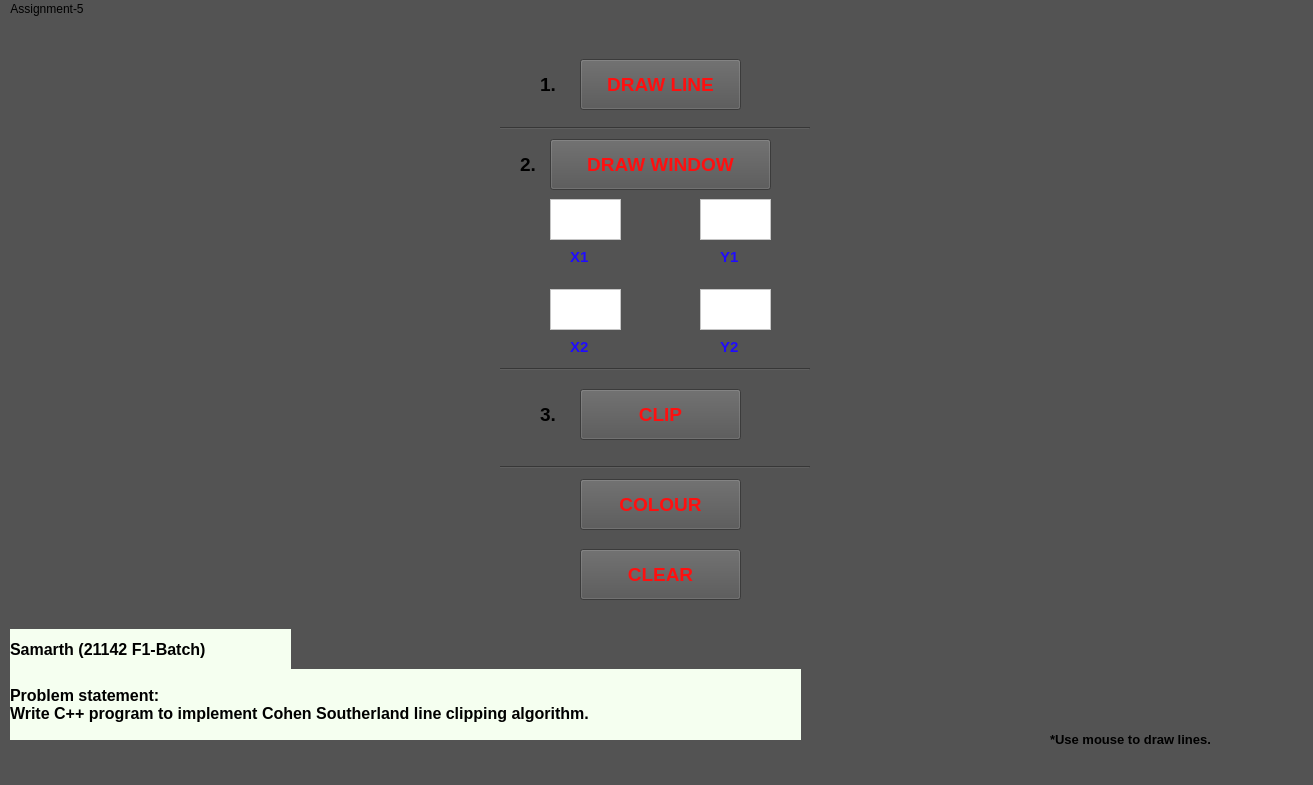
<?xml version="1.0" encoding="UTF-8"?>
<ui version="4.0">
 <class>MainWindow</class>
 <widget class="QMainWindow" name="MainWindow">
  <property name="geometry">
   <rect>
    <x>0</x>
    <y>0</y>
    <width>1313</width>
    <height>785</height>
   </rect>
  </property>
  <property name="font">
   <font>
    <weight>75</weight>
    <bold>true</bold>
   </font>
  </property>
  <property name="windowTitle">
   <string>MainWindow</string>
  </property>
  <property name="styleSheet">
   <string notr="true">background-color: rgb(83, 83, 83);</string>
  </property>
  <widget class="QWidget" name="centralwidget">
   <widget class="QLabel" name="label">
    <property name="geometry">
     <rect>
      <x>0</x>
      <y>0</y>
      <width>500</width>
      <height>600</height>
     </rect>
    </property>
    <property name="text">
     <string/>
    </property>
   </widget>
   <widget class="QPushButton" name="pushButton">
    <property name="geometry">
     <rect>
      <x>550</x>
      <y>120</y>
      <width>221</width>
      <height>51</height>
     </rect>
    </property>
    <property name="font">
     <font>
      <pointsize>14</pointsize>
      <weight>75</weight>
      <bold>true</bold>
     </font>
    </property>
    <property name="styleSheet">
     <string notr="true">color: rgb(255, 15, 15);</string>
    </property>
    <property name="text">
     <string>DRAW WINDOW</string>
    </property>
   </widget>
   <widget class="QPushButton" name="pushButton_2">
    <property name="geometry">
     <rect>
      <x>580</x>
      <y>370</y>
      <width>161</width>
      <height>51</height>
     </rect>
    </property>
    <property name="font">
     <font>
      <pointsize>14</pointsize>
      <weight>75</weight>
      <bold>true</bold>
     </font>
    </property>
    <property name="styleSheet">
     <string>color: rgb(255, 15, 15);</string>
    </property>
    <property name="text">
     <string>CLIP</string>
    </property>
   </widget>
   <widget class="QPushButton" name="pushButton_3">
    <property name="geometry">
     <rect>
      <x>580</x>
      <y>460</y>
      <width>161</width>
      <height>51</height>
     </rect>
    </property>
    <property name="font">
     <font>
      <pointsize>14</pointsize>
      <weight>75</weight>
      <bold>true</bold>
     </font>
    </property>
    <property name="styleSheet">
     <string>color: rgb(255, 15, 15);</string>
    </property>
    <property name="text">
     <string>COLOUR</string>
    </property>
   </widget>
   <widget class="QLabel" name="label_7">
    <property name="geometry">
     <rect>
      <x>810</x>
      <y>0</y>
      <width>500</width>
      <height>600</height>
     </rect>
    </property>
    <property name="text">
     <string/>
    </property>
   </widget>
   <widget class="QTextEdit" name="textEdit">
    <property name="geometry">
     <rect>
      <x>550</x>
      <y>180</y>
      <width>71</width>
      <height>41</height>
     </rect>
    </property>
    <property name="styleSheet">
     <string notr="true">background-color: rgb(255, 255, 255);</string>
    </property>
   </widget>
   <widget class="QTextEdit" name="textEdit_2">
    <property name="geometry">
     <rect>
      <x>700</x>
      <y>180</y>
      <width>71</width>
      <height>41</height>
     </rect>
    </property>
    <property name="styleSheet">
     <string notr="true">background-color: rgb(255, 255, 255);</string>
    </property>
   </widget>
   <widget class="QTextEdit" name="textEdit_3">
    <property name="geometry">
     <rect>
      <x>550</x>
      <y>270</y>
      <width>71</width>
      <height>41</height>
     </rect>
    </property>
    <property name="styleSheet">
     <string notr="true">background-color: rgb(255, 255, 255);</string>
    </property>
   </widget>
   <widget class="QTextEdit" name="textEdit_4">
    <property name="geometry">
     <rect>
      <x>700</x>
      <y>270</y>
      <width>71</width>
      <height>41</height>
     </rect>
    </property>
    <property name="styleSheet">
     <string notr="true">background-color: rgb(255, 255, 255);</string>
    </property>
   </widget>
   <widget class="QPushButton" name="pushButton_4">
    <property name="geometry">
     <rect>
      <x>580</x>
      <y>530</y>
      <width>161</width>
      <height>51</height>
     </rect>
    </property>
    <property name="font">
     <font>
      <pointsize>14</pointsize>
      <weight>75</weight>
      <bold>true</bold>
     </font>
    </property>
    <property name="styleSheet">
     <string>color: rgb(255, 15, 15);</string>
    </property>
    <property name="text">
     <string>CLEAR</string>
    </property>
   </widget>
   <widget class="QLabel" name="label_2">
    <property name="geometry">
     <rect>
      <x>570</x>
      <y>230</y>
      <width>31</width>
      <height>16</height>
     </rect>
    </property>
    <property name="font">
     <font>
      <pointsize>11</pointsize>
      <weight>75</weight>
      <bold>true</bold>
     </font>
    </property>
    <property name="styleSheet">
     <string notr="true">color: rgb(31, 11, 255);</string>
    </property>
    <property name="text">
     <string>X1</string>
    </property>
   </widget>
   <widget class="QLabel" name="label_3">
    <property name="geometry">
     <rect>
      <x>720</x>
      <y>230</y>
      <width>31</width>
      <height>16</height>
     </rect>
    </property>
    <property name="font">
     <font>
      <pointsize>11</pointsize>
      <weight>75</weight>
      <bold>true</bold>
     </font>
    </property>
    <property name="styleSheet">
     <string notr="true">color: rgb(31, 11, 255);</string>
    </property>
    <property name="text">
     <string>Y1</string>
    </property>
   </widget>
   <widget class="QLabel" name="label_4">
    <property name="geometry">
     <rect>
      <x>570</x>
      <y>320</y>
      <width>31</width>
      <height>16</height>
     </rect>
    </property>
    <property name="font">
     <font>
      <pointsize>11</pointsize>
      <weight>75</weight>
      <bold>true</bold>
     </font>
    </property>
    <property name="styleSheet">
     <string notr="true">color: rgb(31, 11, 255);</string>
    </property>
    <property name="text">
     <string>X2</string>
    </property>
   </widget>
   <widget class="QLabel" name="label_5">
    <property name="geometry">
     <rect>
      <x>720</x>
      <y>320</y>
      <width>31</width>
      <height>16</height>
     </rect>
    </property>
    <property name="font">
     <font>
      <pointsize>11</pointsize>
      <weight>75</weight>
      <bold>true</bold>
     </font>
    </property>
    <property name="styleSheet">
     <string notr="true">color: rgb(31, 11, 255);</string>
    </property>
    <property name="text">
     <string>Y2</string>
    </property>
   </widget>
   <widget class="QPushButton" name="pushButton_5">
    <property name="geometry">
     <rect>
      <x>580</x>
      <y>40</y>
      <width>161</width>
      <height>51</height>
     </rect>
    </property>
    <property name="font">
     <font>
      <pointsize>14</pointsize>
      <weight>75</weight>
      <bold>true</bold>
     </font>
    </property>
    <property name="styleSheet">
     <string>color: rgb(255, 15, 15);</string>
    </property>
    <property name="text">
     <string>DRAW LINE</string>
    </property>
   </widget>
   <widget class="QLabel" name="label_10">
    <property name="geometry">
     <rect>
      <x>540</x>
      <y>50</y>
      <width>21</width>
      <height>31</height>
     </rect>
    </property>
    <property name="font">
     <font>
      <pointsize>14</pointsize>
      <weight>75</weight>
      <bold>true</bold>
     </font>
    </property>
    <property name="text">
     <string>1.</string>
    </property>
   </widget>
   <widget class="QLabel" name="label_11">
    <property name="geometry">
     <rect>
      <x>520</x>
      <y>130</y>
      <width>21</width>
      <height>31</height>
     </rect>
    </property>
    <property name="font">
     <font>
      <pointsize>14</pointsize>
      <weight>75</weight>
      <bold>true</bold>
     </font>
    </property>
    <property name="text">
     <string>2.</string>
    </property>
   </widget>
   <widget class="QLabel" name="label_12">
    <property name="geometry">
     <rect>
      <x>540</x>
      <y>380</y>
      <width>21</width>
      <height>31</height>
     </rect>
    </property>
    <property name="font">
     <font>
      <pointsize>14</pointsize>
      <weight>75</weight>
      <bold>true</bold>
     </font>
    </property>
    <property name="text">
     <string>3.</string>
    </property>
   </widget>
   <widget class="Line" name="line">
    <property name="geometry">
     <rect>
      <x>500</x>
      <y>340</y>
      <width>310</width>
      <height>20</height>
     </rect>
    </property>
    <property name="font">
     <font>
      <pointsize>18</pointsize>
      <weight>75</weight>
      <bold>true</bold>
     </font>
    </property>
    <property name="orientation">
     <enum>Qt::Horizontal</enum>
    </property>
   </widget>
   <widget class="Line" name="line_2">
    <property name="geometry">
     <rect>
      <x>500</x>
      <y>99</y>
      <width>310</width>
      <height>21</height>
     </rect>
    </property>
    <property name="font">
     <font>
      <pointsize>11</pointsize>
      <weight>75</weight>
      <bold>true</bold>
     </font>
    </property>
    <property name="orientation">
     <enum>Qt::Horizontal</enum>
    </property>
   </widget>
   <widget class="Line" name="line_3">
    <property name="geometry">
     <rect>
      <x>500</x>
      <y>440</y>
      <width>310</width>
      <height>16</height>
     </rect>
    </property>
    <property name="font">
     <font>
      <pointsize>8</pointsize>
      <weight>75</weight>
      <bold>true</bold>
     </font>
    </property>
    <property name="orientation">
     <enum>Qt::Horizontal</enum>
    </property>
   </widget>
   <widget class="QLabel" name="label_6">
    <property name="geometry">
     <rect>
      <x>10</x>
      <y>610</y>
      <width>281</width>
      <height>41</height>
     </rect>
    </property>
    <property name="font">
     <font>
      <pointsize>12</pointsize>
      <weight>75</weight>
      <bold>true</bold>
     </font>
    </property>
    <property name="styleSheet">
     <string notr="true">background-color: rgb(245, 255, 240);</string>
    </property>
    <property name="text">
     <string>Samarth (21142 F1-Batch)</string>
    </property>
   </widget>
   <widget class="QLabel" name="label_8">
    <property name="geometry">
     <rect>
      <x>10</x>
      <y>650</y>
      <width>791</width>
      <height>71</height>
     </rect>
    </property>
    <property name="font">
     <font>
      <pointsize>12</pointsize>
      <weight>75</weight>
      <bold>true</bold>
     </font>
    </property>
    <property name="styleSheet">
     <string notr="true">background-color: rgb(245, 255, 240);</string>
    </property>
    <property name="text">
     <string>Problem statement:
Write C++ program to implement Cohen Southerland line clipping algorithm.</string>
    </property>
   </widget>
   <widget class="QLabel" name="label_9">
    <property name="geometry">
     <rect>
      <x>1050</x>
      <y>710</y>
      <width>251</width>
      <height>20</height>
     </rect>
    </property>
    <property name="font">
     <font>
      <pointsize>10</pointsize>
      <weight>75</weight>
      <bold>true</bold>
     </font>
    </property>
    <property name="text">
     <string>*Use mouse to draw lines.</string>
    </property>
   </widget>
  </widget>
  <widget class="QMenuBar" name="menubar">
   <property name="geometry">
    <rect>
     <x>0</x>
     <y>0</y>
     <width>1313</width>
     <height>25</height>
    </rect>
   </property>
   <widget class="QMenu" name="menuAssignment_5">
    <property name="title">
     <string>Assignment-5</string>
    </property>
   </widget>
   <addaction name="menuAssignment_5"/>
  </widget>
  <widget class="QStatusBar" name="statusbar"/>
 </widget>
 <resources/>
 <connections/>
</ui>
